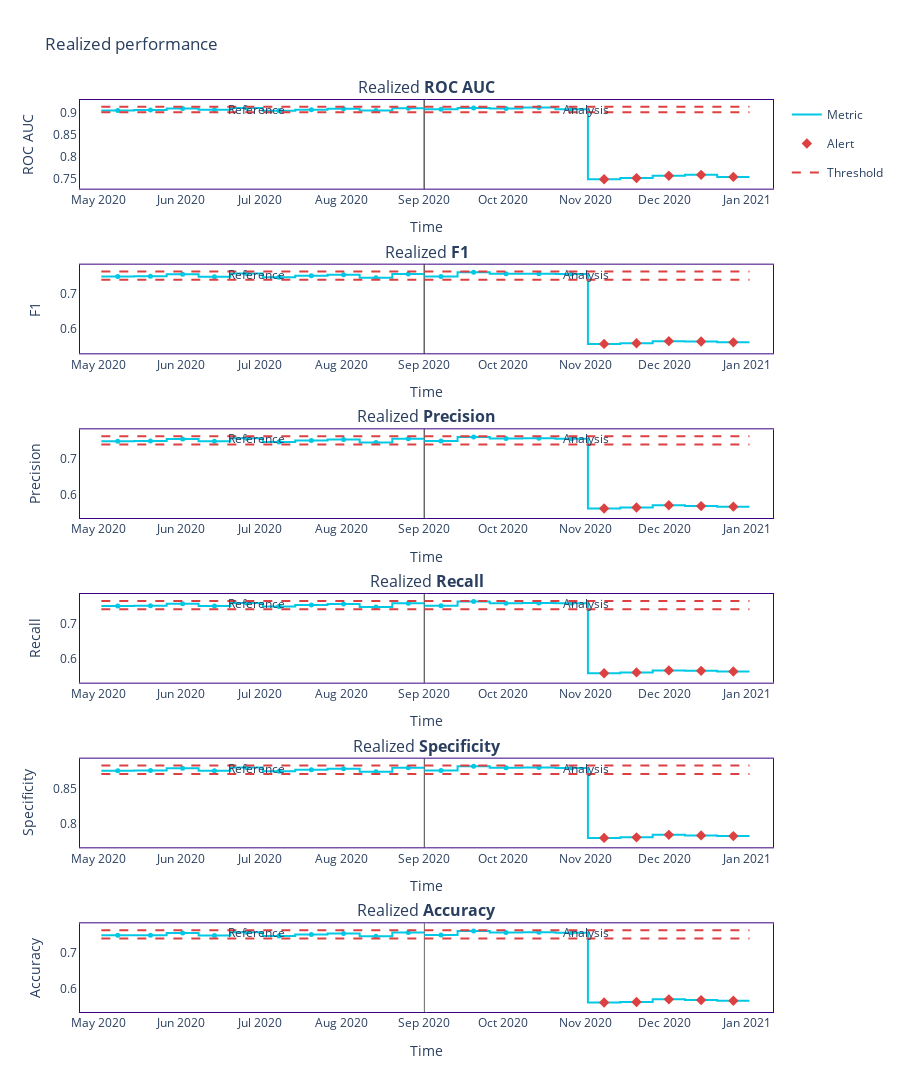

The code cell stored with this chart in its notebook:
### Code cell
figure = results.plot()
figure.show()
